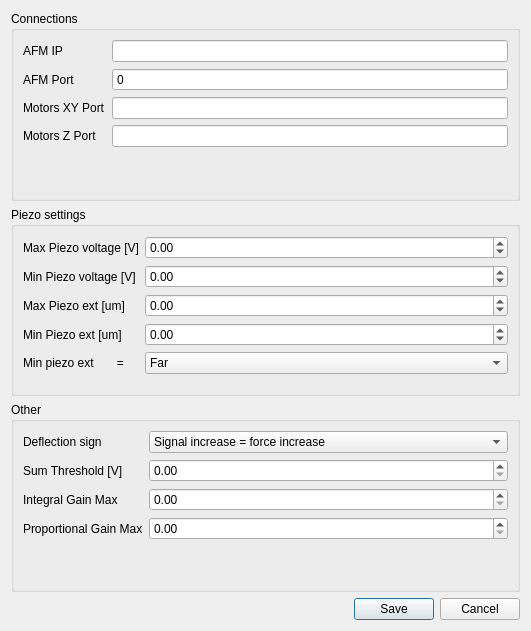
<?xml version="1.0" encoding="UTF-8"?>
<ui version="4.0">
 <class>hwConfig_dialog</class>
 <widget class="QDialog" name="hwConfig_dialog">
  <property name="geometry">
   <rect>
    <x>0</x>
    <y>0</y>
    <width>531</width>
    <height>631</height>
   </rect>
  </property>
  <property name="windowTitle">
   <string>Hardware Config</string>
  </property>
  <layout class="QVBoxLayout" name="verticalLayout" stretch="3,3,3,1">
   <item>
    <widget class="QGroupBox" name="groupBox">
     <property name="title">
      <string>Connections</string>
     </property>
     <layout class="QFormLayout" name="formLayout">
      <item row="0" column="0">
       <widget class="QLabel" name="label">
        <property name="text">
         <string>AFM IP</string>
        </property>
       </widget>
      </item>
      <item row="0" column="1">
       <widget class="QLineEdit" name="afmIpLine"/>
      </item>
      <item row="1" column="0">
       <widget class="QLabel" name="label_2">
        <property name="text">
         <string>AFM Port</string>
        </property>
       </widget>
      </item>
      <item row="1" column="1">
       <widget class="QSpinBox" name="afmPortNum">
        <property name="buttonSymbols">
         <enum>QAbstractSpinBox::NoButtons</enum>
        </property>
        <property name="maximum">
         <number>100000000</number>
        </property>
       </widget>
      </item>
      <item row="2" column="0">
       <widget class="QLabel" name="label_3">
        <property name="text">
         <string>Motors XY Port</string>
        </property>
       </widget>
      </item>
      <item row="2" column="1">
       <widget class="QLineEdit" name="motorXyPortLine"/>
      </item>
      <item row="3" column="0">
       <widget class="QLabel" name="label_4">
        <property name="text">
         <string>Motors Z Port</string>
        </property>
       </widget>
      </item>
      <item row="3" column="1">
       <widget class="QLineEdit" name="motorZPortLine"/>
      </item>
     </layout>
    </widget>
   </item>
   <item>
    <widget class="QGroupBox" name="groupBox_2">
     <property name="title">
      <string>Piezo settings</string>
     </property>
     <layout class="QFormLayout" name="formLayout_2">
      <property name="fieldGrowthPolicy">
       <enum>QFormLayout::AllNonFixedFieldsGrow</enum>
      </property>
      <item row="0" column="0">
       <widget class="QLabel" name="label_5">
        <property name="text">
         <string>Max Piezo voltage [V]</string>
        </property>
       </widget>
      </item>
      <item row="0" column="1">
       <widget class="QDoubleSpinBox" name="maxPiezoVoltNumDbl">
        <property name="minimum">
         <double>-99.000000000000000</double>
        </property>
       </widget>
      </item>
      <item row="1" column="0">
       <widget class="QLabel" name="label_6">
        <property name="text">
         <string>Min Piezo voltage [V]</string>
        </property>
       </widget>
      </item>
      <item row="1" column="1">
       <widget class="QDoubleSpinBox" name="minPiezoVoltNumDbl">
        <property name="minimum">
         <double>-99.000000000000000</double>
        </property>
       </widget>
      </item>
      <item row="2" column="0">
       <widget class="QLabel" name="label_7">
        <property name="text">
         <string>Max Piezo ext [um]</string>
        </property>
       </widget>
      </item>
      <item row="2" column="1">
       <widget class="QDoubleSpinBox" name="maxPiezoExtNumDbl">
        <property name="minimum">
         <double>-99.000000000000000</double>
        </property>
       </widget>
      </item>
      <item row="3" column="0">
       <widget class="QLabel" name="label_8">
        <property name="text">
         <string>Min Piezo ext [um]</string>
        </property>
       </widget>
      </item>
      <item row="3" column="1">
       <widget class="QDoubleSpinBox" name="minPiezoExtNumDbl">
        <property name="minimum">
         <double>-99.000000000000000</double>
        </property>
       </widget>
      </item>
      <item row="4" column="0">
       <widget class="QLabel" name="label_9">
        <property name="text">
         <string>Min piezo ext       =</string>
        </property>
       </widget>
      </item>
      <item row="4" column="1">
       <widget class="QComboBox" name="farNearCmbBox">
        <item>
         <property name="text">
          <string>Far</string>
         </property>
        </item>
        <item>
         <property name="text">
          <string>Near</string>
         </property>
        </item>
       </widget>
      </item>
     </layout>
     <zorder>label_5</zorder>
     <zorder>maxPiezoVoltNumDbl</zorder>
     <zorder>label_6</zorder>
     <zorder>minPiezoVoltNumDbl</zorder>
     <zorder>label_7</zorder>
     <zorder>label_8</zorder>
     <zorder>maxPiezoExtNumDbl</zorder>
     <zorder>minPiezoExtNumDbl</zorder>
     <zorder>label_9</zorder>
     <zorder>farNearCmbBox</zorder>
    </widget>
   </item>
   <item>
    <widget class="QGroupBox" name="groupBox_3">
     <property name="title">
      <string>Other</string>
     </property>
     <layout class="QFormLayout" name="formLayout_3">
      <property name="fieldGrowthPolicy">
       <enum>QFormLayout::AllNonFixedFieldsGrow</enum>
      </property>
      <item row="0" column="0">
       <widget class="QLabel" name="label_10">
        <property name="text">
         <string>Deflection sign</string>
        </property>
       </widget>
      </item>
      <item row="0" column="1">
       <widget class="QComboBox" name="deflSignCmbBox">
        <item>
         <property name="text">
          <string>Signal increase = force increase</string>
         </property>
        </item>
        <item>
         <property name="text">
          <string>Signal increase = force decrease</string>
         </property>
        </item>
       </widget>
      </item>
      <item row="1" column="0">
       <widget class="QLabel" name="label_11">
        <property name="text">
         <string>Sum Threshold [V]</string>
        </property>
       </widget>
      </item>
      <item row="1" column="1">
       <widget class="QDoubleSpinBox" name="sumThrNumDbl"/>
      </item>
      <item row="2" column="0">
       <widget class="QLabel" name="label_12">
        <property name="text">
         <string>Integral Gain Max</string>
        </property>
       </widget>
      </item>
      <item row="3" column="0">
       <widget class="QLabel" name="label_13">
        <property name="text">
         <string>Proportional Gain Max</string>
        </property>
       </widget>
      </item>
      <item row="2" column="1">
       <widget class="QDoubleSpinBox" name="iGainMaxNumDbl">
        <property name="maximum">
         <double>100000.000000000000000</double>
        </property>
       </widget>
      </item>
      <item row="3" column="1">
       <widget class="QDoubleSpinBox" name="pGainMaxNumDbl">
        <property name="maximum">
         <double>100000.000000000000000</double>
        </property>
       </widget>
      </item>
     </layout>
    </widget>
   </item>
   <item>
    <widget class="QDialogButtonBox" name="saveNcancBtnBox">
     <property name="orientation">
      <enum>Qt::Horizontal</enum>
     </property>
     <property name="standardButtons">
      <set>QDialogButtonBox::Cancel|QDialogButtonBox::Save</set>
     </property>
    </widget>
   </item>
  </layout>
 </widget>
 <resources/>
 <connections>
  <connection>
   <sender>saveNcancBtnBox</sender>
   <signal>accepted()</signal>
   <receiver>hwConfig_dialog</receiver>
   <slot>accept()</slot>
   <hints>
    <hint type="sourcelabel">
     <x>248</x>
     <y>254</y>
    </hint>
    <hint type="destinationlabel">
     <x>157</x>
     <y>274</y>
    </hint>
   </hints>
  </connection>
  <connection>
   <sender>saveNcancBtnBox</sender>
   <signal>rejected()</signal>
   <receiver>hwConfig_dialog</receiver>
   <slot>reject()</slot>
   <hints>
    <hint type="sourcelabel">
     <x>316</x>
     <y>260</y>
    </hint>
    <hint type="destinationlabel">
     <x>286</x>
     <y>274</y>
    </hint>
   </hints>
  </connection>
 </connections>
</ui>
